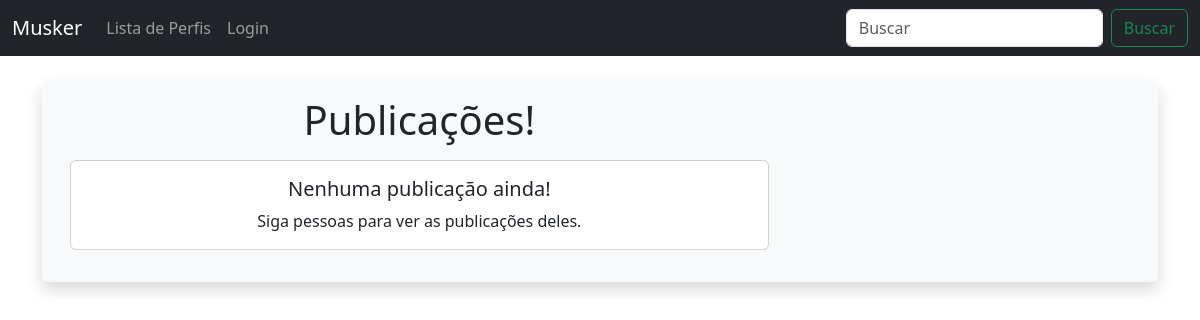
/, run on an earlier commit of the app's database.
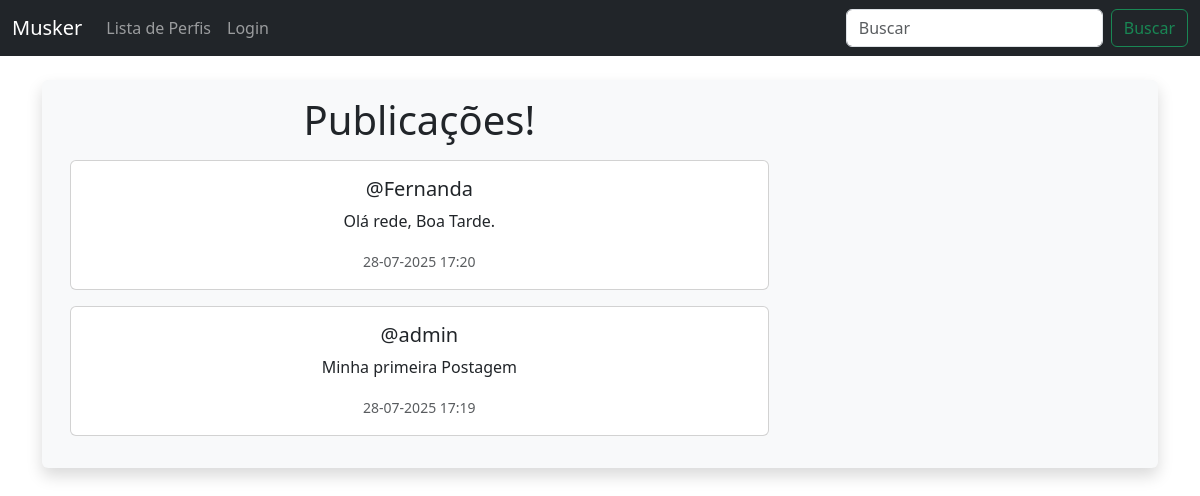
And on a later commit of the database.
### musker/models.py (models this page shows, shortened)
class Meep(models.Model):
    user = models.ForeignKey(User, related_name='meeps', on_delete=models.DO_NOTHING)
    body = models.CharField(max_length=280)
    created_at = models.DateTimeField(auto_now_add=True)

### musker/views.py (the view)
# urls.py: path('', views.home, name='home'),
def home(request):
    if request.user.is_authenticated:
        form = MeepForm(request.POST or None)
        if request.method == "POST":
            if form.is_valid():
                meep = form.save(commit=False)
                meep.user = request.user
                meep.save()
                messages.success(request, "Publicação criada com sucesso!")
                return redirect('home')
        meeps = Meep.objects.all().order_by('-created_at')
        return render(request, 'home.html', {"meeps": meeps, "form": form})
    else:
        meeps = Meep.objects.all().order_by('-created_at')
        return render(request, 'home.html', {"meeps":meeps})

### musker/templates/home.html (shortened to what this page needs)
{% extends "base.html" %}
{% block content %}
<div class="container text-center">
    <div class="row bg-light p-3 rounded shadow">
        <div class="col-12 col-md-4 order-1 order-md-2 mb-4 mb-md-0">
</div>
<div class="col-12 col-md-8 order-2 order-md-1">
    <h1 class="mb-3">Publicações!</h1>
    {% for meep in meeps %}
        <div class="card mb-3">
            <div class="card-body">
                <h5 class="card-title">@{{ meep.user.username }}</h5>
                <p class="card-text">{{ meep.body }}</p>
                <p class="card-text">
                    <small class="text-muted">{{ meep.created_at|date:"d-m-Y H:i" }}</small>
                </p>
            </div>
        </div>
    {% empty %}
        <div class="card mb-3">
            <div class="card-body">
                <h5 class="card-title">Nenhuma publicação ainda!</h5>
                <p class="card-text">Siga pessoas para ver as publicações deles.</p>
            </div>
        </div>
    {% endfor %}
</div>
    </div>
</div>
{% endblock %}

What changed in the data, as far as the page shows it:
added Meep: user.username "Fernanda", body "Olá rede, Boa Tarde.", created_at "28-07-2025 17:20"
added Meep: user.username "admin", body "Minha primeira Postagem", created_at "28-07-2025 17:19"
Also different on the page:
text no longer shown: "Nenhuma publicação ainda! Siga pessoas para ver as publicações deles."
